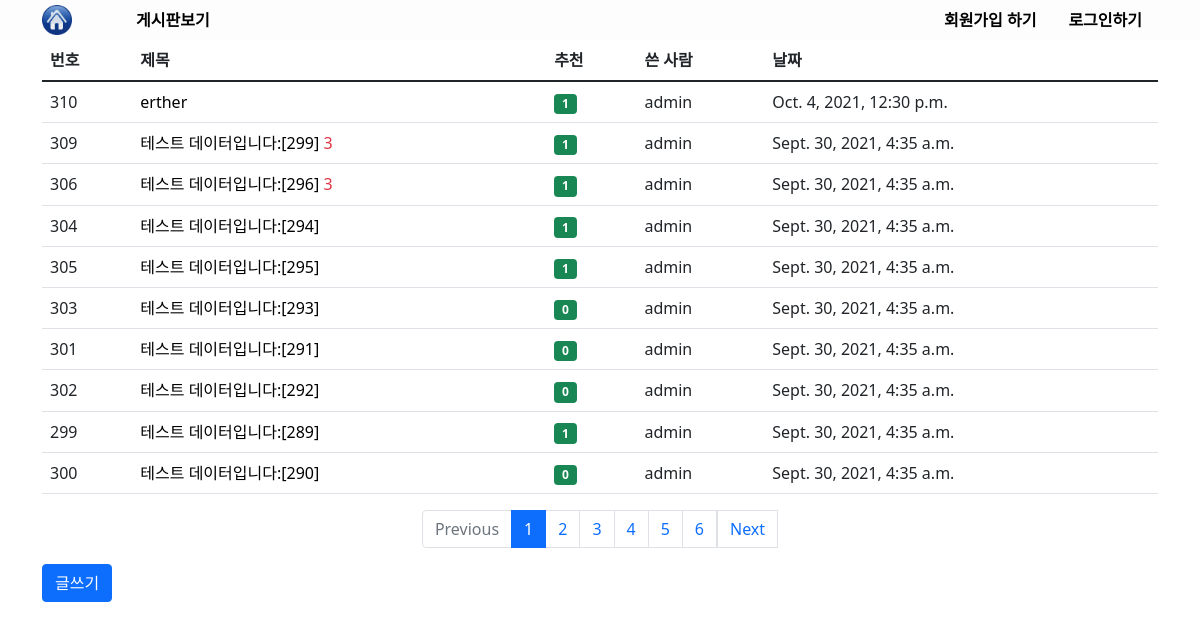
/board/, run on the app's committed database.
### board/models.py (models this page shows, shortened)
class Question(models.Model):
  subject = models.CharField(max_length=200)
  content = models.TextField()
  create_date = models.DateTimeField()
  author = models.ForeignKey(User,on_delete=models.CASCADE, related_name='quthor_question')
  modify_date = models.DateTimeField(null=True, blank=True)
  voter = models.ManyToManyField(User,related_name='voter_question')

### board/views/base_views.py (the view)
# urls.py: path('', base_views.index, name='index'),
def index(request):
  question_list = Question.objects.order_by('-create_date')
  page_match_page = request.GET.get('page')
  one_page_dang = Paginator(question_list,10)
  page_obj = one_page_dang.get_page(page_match_page)
  context = {'question_list':page_obj}
  return render(request,'board/index.html',context)

### templates/board/index.html
{% extends 'base.html' %}
{% block content %}
  <div class="container">
    <table class="table">
      <thead>
        <tr>
          <th>번호</th>
          <th>제목</th>
          <th>추천</th>
          <th>쓴 사람</th>
          <th>날짜</th>
        </tr>
      </thead>
      <tbody>
        {% for question in question_list %}
          <tr>
            <td>{{ question.id }}</td>
            <td>
              <a href="{% url 'board:detail' question.id %}" class="text-decoration-none text-black">{{ question.subject }}</a>
              {% if question.answer_set.count > 0 %}
                <span class="text-danger">{{ question.answer_set.count }}</span>
              {% endif %}
            </td>
            <td><span class="badge bg-success">{{ question.voter.count }}</span></td>
            <td>{{ question.author }}</td>
            <td>{{ question.create_date }}</td>
          </tr>
        {% endfor %}
      </tbody>
    </table>
    <ul class="pagination justify-content-center">
      {% if question_list.has_previous %}
        <li class="page-item">
          <a class="page-link" href="?page={{ question_list.previous_page_number }}">Previous</a>
        </li>
      {% else %}
        <li class="page-item disabled">
          <a class="page-link disabled" href="#">Previous</a>
        </li>
      {% endif %}
      {% for page_number in question_list.paginator.page_range %}
        {% if page_number >= question_list.number|add:-5 and page_number <= question_list.number|add:5 %}
          {% if page_number == question_list.number %}
            <li class="page-item active">
              <a class="page-link" href="?page={{ page_number }}">{{ page_number }}</a>
            </li>
          {% else %}
            <li class="page-item">
              <a class="page-link" href="?page={{ page_number }}">{{ page_number }}</a>
            </li>
          {% endif %}
        {% endif %}
      {% endfor %}
      {% if question_list.has_next %}
        <li>
          <a class="page-link" href="?page={{ question_list.next_page_number }}">Next</a>
        </li>
      {% else %}
        <li>
          <a class="page-link disabled" href="#">Next</a>
        </li>
      {% endif %}
    </ul>
    <a href="{% url 'board:question_create' %}" class="btn btn-primary">글쓰기</a>
  </div>
{% endblock content %}

### static/style.css (style rules this page uses)
body { font-family: 'Poppins', sans-serif; padding-top: 40px; }

### data on the page
Question: id "310", subject "erther", voter.count "1", author "admin", create_date "Oct. 4, 2021, 12:30 p.m."
Question: id "309", subject "테스트 데이터입니다:[299]", answer_set.count "3", voter.count "1", author "admin", create_date "Sept. 30, 2021, 4:35 a.m."
Question: id "306", subject "테스트 데이터입니다:[296]", answer_set.count "3", voter.count "1", author "admin", create_date "Sept. 30, 2021, 4:35 a.m."
Question: id "304", subject "테스트 데이터입니다:[294]", voter.count "1", author "admin", create_date "Sept. 30, 2021, 4:35 a.m."
Question: id "305", subject "테스트 데이터입니다:[295]", voter.count "1", author "admin", create_date "Sept. 30, 2021, 4:35 a.m."
Question: id "303", subject "테스트 데이터입니다:[293]", voter.count "0", author "admin", create_date "Sept. 30, 2021, 4:35 a.m."
Question: id "301", subject "테스트 데이터입니다:[291]", voter.count "0", author "admin", create_date "Sept. 30, 2021, 4:35 a.m."
Question: id "302", subject "테스트 데이터입니다:[292]", voter.count "0", author "admin", create_date "Sept. 30, 2021, 4:35 a.m."
Question: id "299", subject "테스트 데이터입니다:[289]", voter.count "1", author "admin", create_date "Sept. 30, 2021, 4:35 a.m."
Question: id "300", subject "테스트 데이터입니다:[290]", voter.count "0", author "admin", create_date "Sept. 30, 2021, 4:35 a.m."

### other printed values
{{ page_number }} "1"
{{ page_number }} "2" "3" "4" "5" "6"
